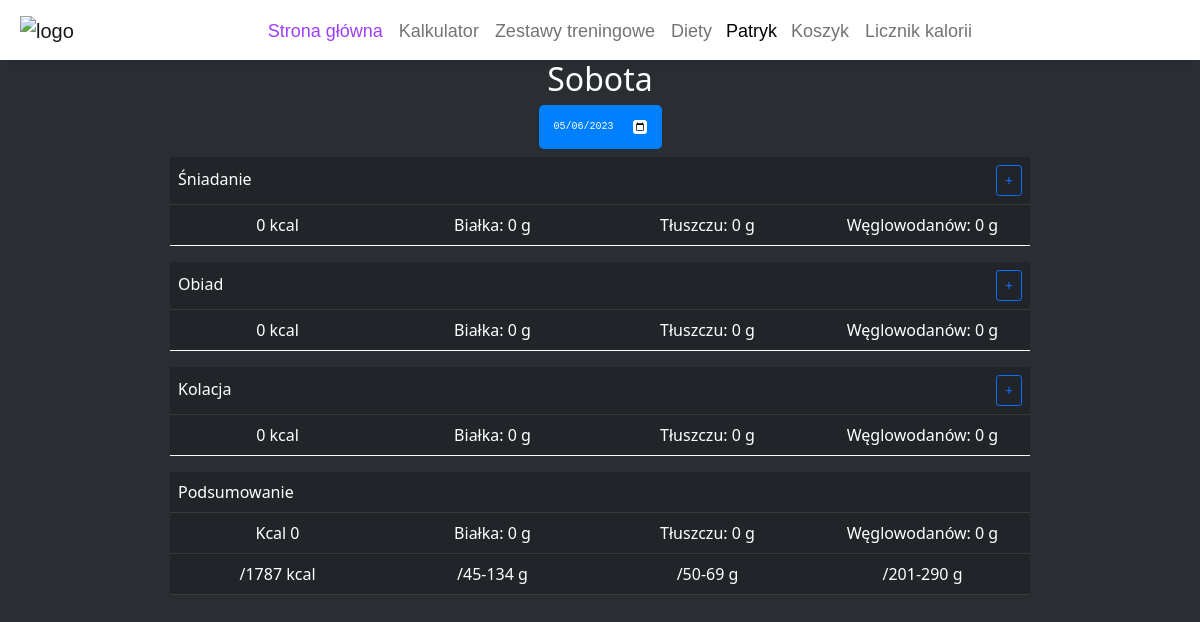
The app's page /fitatu.php (signed in) with its own data.
### tables this page shows
CREATE TABLE `users` (
  `id` int(11) NOT NULL,
  `login` varchar(20) NOT NULL,
  `email` varchar(100) NOT NULL,
  `password` text NOT NULL,
  `imie` varchar(20) NOT NULL,
  `nazwisko` varchar(20) NOT NULL,
  `role_id` int(11) NOT NULL DEFAULT 1,
  `wiek` int(10) NOT NULL,
  `waga` int(11) NOT NULL,
  `wzrost` int(100) NOT NULL,
  `zapotrzebowanie` int(255) NOT NULL
);

### htdocs/public/php/Config.php (called while the page is built)
<?php
class Config
{
    private static $dsn = 'mysql:host=localhost;dbname=database';
    private static $user = 'root';
    private static $password = '';
    public static function getDsn()
    {
        return self::$dsn;
    }
    public static function getUser()
    {
        return self::$user;
    }
    public static function getPassword()
    {
        return self::$password;
    }
}
?>

### htdocs/public/php/Funkcje.php (called while the page is built, shortened)
<?php
require_once("Config.php");
class Funkcje
{
    private $db;
    public function __construct()
    {
        $this->db = new PDO(Config::getDsn(), Config::getUser(), Config::getPassword());
    }
    public function isLoggedIn()
    {
        if(isset($_SESSION['user_id']) && !empty($_SESSION['user_id']))
        {
            return true;
        }
        return false;
    }
    public function getAccountDetailsById($id)
    {
        $stmt = $this->db->prepare("SELECT * FROM users WHERE id=:id");
        $stmt->execute(array(':id' => $id));
        $row = $stmt->fetch();
        return $row;
    }
    public function getZapotrzebowanie($id)
    {
        $stmt = $this->db->prepare("SELECT zapotrzebowanie FROM users WHERE id=:id");
        $stmt->execute(array(':id' => $id));
        $row = $stmt->fetch();
        return $row;
    }
    public function getLoggedAccountId()
    {
        return $_SESSION['user_id'];
    }
}
?>

### htdocs/fitatu.php (the view, shortened to what this page needs)
<?php
    require_once("public/php/Funkcje.php");
    $funkcje = new Funkcje();
 ?>
<!DOCTYPE html>
<html lang="pl">
    <head>
        <link rel="stylesheet" href="public/styles/reset.css">
        <link rel="stylesheet" href="public/styles/globals.css">
        <link rel="stylesheet" href="public/styles/globals-low-resolution.css">
        <link href="https://cdn.jsdelivr.net/npm/bootstrap@5.2.2/dist/css/bootstrap.min.css" rel="stylesheet">
        <link href="https://cdn.jsdelivr.net/npm/bootstrap@5.0.2/dist/css/bootstrap.min.css" rel="stylesheet">
        <link href="https://pro.fontawesome.com/releases/v5.10.0/css/all.css" rel="stylesheet">
    </head>
    <body class="fitatu">
        <?php
        include('public/partials/header.php');
        ?>
        <div class="product-info product_info2">
        <h2 class="fade-in-text text-center text-white">
            <?php
            $dayOfTheWeek = date('l');
            if($dayOfTheWeek == "Saturday"){ echo "Sobota";}
            ?>
            <br>
            <form action="POST">
                <?php
                    $today =  date('Y-m-d');
                ?>
                <input type="date" class="datepicker" name="selected_date" value="<?php echo $today; ?>" />
            </form>
        </h2>
        <table id="my_products" class="table table-dark table-fitatu table3 table-hover">
            <thead>
                <tr>
                    <th colspan="3">Śniadanie</th>
                    <th style="text-align:right"><a href="fitatuBreakfastAdd.php" class="btn btn-outline-primary btn-sm"><i class="bi bi-plus">+</i></a></th>
                </tr>
                <tr style="text-align:center">
                <?php
                    $breakfast_suma_kcal = 0;
                    $breakfast_suma_protein = 0;
                    $breakfast_suma_fat = 0;
                    $breakfast_suma_carbs = 0;
                ?>
                    <th><?php echo $breakfast_suma_kcal; ?> kcal</th>
                    <th><?php echo "Białka: ".$breakfast_suma_protein; ?> g</th>
                    <th><?php echo "Tłuszczu: ".$breakfast_suma_fat; ?> g</th>
                    <th><?php echo "Węglowodanów: ".$breakfast_suma_carbs; ?> g</th>
                </tr>
            </thead>
        </table>
        <table cellspacing="0" id="my_products" class="table table-fitatu table3 table-dark table-hover">
            <thead>
                <tr>
                    <th colspan="3">Obiad</th>
                    <th style="text-align:right"><a href="fitatuLunchAdd.php" class="btn btn-outline-primary btn-sm"><i class="bi bi-plus">+</i></a></th>
                </tr>
                <tr style="text-align:center">
                <?php
                    $lunch_suma_kcal = 0;
                    $lunch_suma_protein = 0;
                    $lunch_suma_fat = 0;
                    $lunch_suma_carbs = 0;
                ?>
                    <th><?php echo $lunch_suma_kcal; ?> kcal</th>
                    <th><?php echo "Białka: ".$lunch_suma_protein; ?> g</th>
                    <th><?php echo "Tłuszczu: ".$lunch_suma_fat; ?> g</th>
                    <th><?php echo "Węglowodanów: ".$lunch_suma_carbs; ?> g</th>
                </tr>
            </thead>
        </table>
        <table id="my_products" class="table table-fitatu table3 table-dark table-hover">
            <thead>
                <tr>
                    <th colspan="3">Kolacja</th>
                    <th style="text-align:right"><a href="fitatuDinnerAdd.php" class="btn btn-outline-primary btn-sm"><i class="bi bi-plus">+</i></a></th>
                </tr>
                <tr style="text-align:center">
                <?php
                    $dinner_suma_kcal = 0;
                    $dinner_suma_protein = 0;
                    $dinner_suma_fat = 0;
                    $dinner_suma_carbs = 0;
                ?>
                    <th><?php echo $dinner_suma_kcal; ?> kcal</th>
                    <th><?php echo "Białka: ".$dinner_suma_protein; ?> g</th>
                    <th><?php echo "Tłuszczu: ".$dinner_suma_fat; ?> g</th>
                    <th><?php echo "Węglowodanów: ".$dinner_suma_carbs; ?> g</th>
                </tr>
            </thead>
            </table>
            <table id="my_products" class="table table-fitatu table3 table-dark table-hover">
            <thead>
                <tr>
                    <th colspan="4">Podsumowanie</th>
                </tr>
                <tr style="text-align:center">
                    <th><?php echo "Kcal ".$breakfast_suma_kcal+$lunch_suma_kcal+$dinner_suma_kcal; ?></th>
                    <th><?php echo "Białka: ".$breakfast_suma_protein+$lunch_suma_protein+$dinner_suma_protein; ?> g</th>
                    <th><?php echo "Tłuszczu: ".$breakfast_suma_fat+$lunch_suma_fat+$dinner_suma_fat; ?> g</th>
                    <th><?php echo "Węglowodanów: ".$breakfast_suma_carbs+$lunch_suma_carbs+$dinner_suma_carbs; ?> g</th>
                </tr>
                <tr style="text-align:center">
                    <?php $zapotrzebowanie = $funkcje->getZapotrzebowanie($account['id']);
                    $bialkomin = round($zapotrzebowanie[0]*0.1 / 4);
                    $bialkomax = round($zapotrzebowanie[0]*0.3 / 4);
                    $tluszczmin = round($zapotrzebowanie[0]*0.25 / 9);
                    $tluszczmax = round($zapotrzebowanie[0]*0.35 / 9);
                    $weglemin = round($zapotrzebowanie[0]*0.45 / 4);
                    $weglemax = round($zapotrzebowanie[0]*0.65 / 4);
                    ?>
                    <th><?php echo "/".$zapotrzebowanie[0]." kcal"; ?></th>
                    <th><?php echo "/".$bialkomin."-".$bialkomax; ?> g</th>
                    <th><?php echo "/".$tluszczmin."-".$tluszczmax; ?> g</th>
                    <th><?php echo "/".$weglemin."-".$weglemax; ?> g</th>
                </tr>
            </thead>
            </table>
        </div>
    </body>
</html>

### htdocs/public/partials/header.php (shortened to what this page needs)
<nav class="navbar navbar-expand-lg navbar-light bg-white fixed-top">
    <a class="navbar-brand" href="index.php">
        <img class="dumbell-icon color-purple-hover" style="width: 50px;" src="public/img/dumbbell.png" alt="logo">
    </a>
    <div class="collapse navbar-collapse bg-white" id="navbarNavDropdown">
        <ul class="navbar-nav mx-auto">
        <li class="nav-item">
            <a class="nav-link color-purple" href="index.php">Strona główna</a>
        </li>
        <li class="nav-item">
            <a class="nav-link color-purple-hover" href="index.php#content-calculator">Kalkulator</a>
        </li>
        <li class="nav-item">
            <a class="nav-link color-purple-hover" href="index.php#content-training-plans">Zestawy treningowe</a>
        </li>
        <li class="nav-item">
            <a class="nav-link color-purple-hover" href="index.php#content-diet-plans">Diety</a>
        </li>
        <?php if(!$funkcje->isLoggedIn()): ?>
        <li class="nav-item">
            <a class="nav-link color-purple-hover" href="login.php">Logowanie</a>
        </li>
        <li class="nav-item">
            <a class="nav-link color-purple-hover" href="register.php">Rejestracja</a>
        </li>
        <?php else: ?>
            <div class="dropdown">
            <li class="nav-item">
                <?php
                    $account = $funkcje->getAccountDetailsById($funkcje->getLoggedAccountId());
                ?>
                <button class="dropbtn"><?php echo $account['imie']; ?></button>
        </li>
            </div>
            <li class="nav-item">
                <a class="nav-link color-purple-hover" href="shoppingcart.php">Koszyk</a>
            </li>
            <li class="nav-item">
                <a class="nav-link color-purple-hover" href="fitatu.php">Licznik kalorii</a>
            </li>
        <?php endif; ?>
        </ul>
    </div>
</nav>

### htdocs/public/styles/globals.css (style rules this page uses)
html { margin-top: 60px !important; }
body { background-color: #16163F; font-family: 'Roboto', sans-serif; }
.fade-in-text { animation: fadeIn 3s; }
.navbar { font-family: 'Arial'; font-size: 18px; padding-top: 0 !important; box-shadow: 0 10px 10px -10px rgba(0,0,0,.2); height: 60px; text-align: center; }
.dropbtn { background-color: white; border: none; height: 43px; }
.dropdown { position: relative; display: inline-block; }
.navbar li, img { padding-top: 10px; }
a { color: #16163F; }
.color-purple { color: #9E3FFD !important; }
.dumbell-icon { margin-left: 20px; margin-right: 20px; }
.collapse { padding-left: 20px !important; }
.product-info { margin-right: 50vh; margin-left: 50vh; padding-right:10px; padding-left: 10px; }
@media screen and (max-width: 1800px) { .product-info { margin-right: 20vh; margin-left: 20vh; } }
.table { text-overflow: ellipsis; }
.table3 { table-layout: fixed; }
input[type="date"] { background-color: #0080ff; padding: 15px; font-family: "Roboto Mono",monospace; color: #ffffff; font-size: 10px; border: none; outline: none; border-radius: 5px; }
.table-fitatu { text-overflow: ellipsis; }
.fitatu { background-color: #2a2e33; }

### records on screen
users: imie "Patryk", zapotrzebowanie "1787", zapotrzebowanie "45", zapotrzebowanie "134", zapotrzebowanie "50", zapotrzebowanie "69", zapotrzebowanie "201", zapotrzebowanie "290"

### other values on screen
$breakfast_suma_kcal "0"
$breakfast_suma_protein "0"
$breakfast_suma_fat "0"
$breakfast_suma_carbs "0"
$lunch_suma_kcal "0"
$lunch_suma_protein "0"
$lunch_suma_fat "0"
$lunch_suma_carbs "0"
$dinner_suma_kcal "0"
$dinner_suma_protein "0"
$dinner_suma_fat "0"
$dinner_suma_carbs "0"
$breakfast_suma_kcal+$lunch_suma_kcal+$dinner_suma_kcal "0"
$breakfast_suma_protein+$lunch_suma_protein+$dinner_suma_protein "0"
$breakfast_suma_fat+$lunch_suma_fat+$dinner_suma_fat "0"
